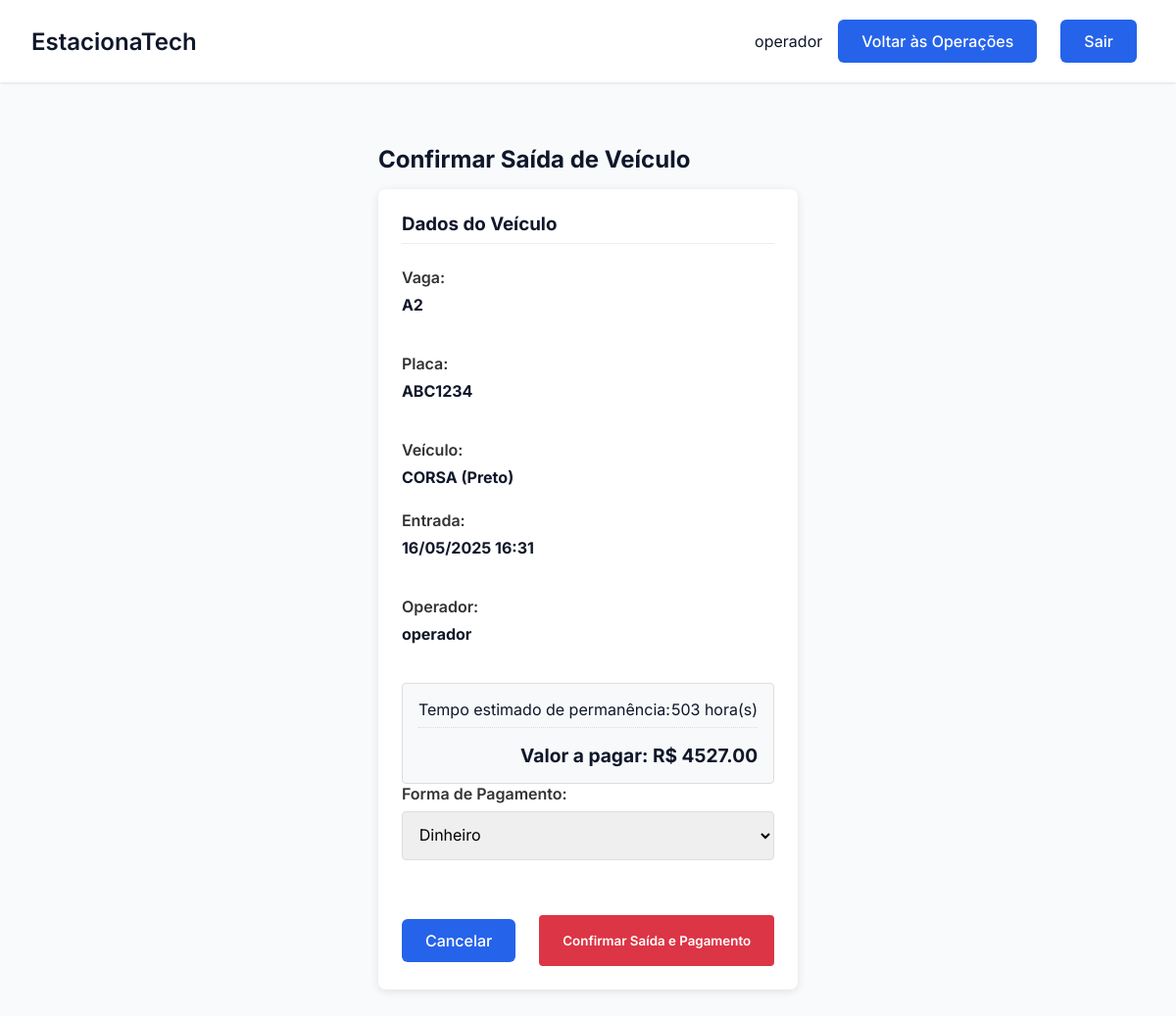
The app's page /locacao/registrar_saida/9 (signed in) with its own data.
### tables this page shows
CREATE TABLE Locacao (
        id_locacao INTEGER PRIMARY KEY AUTOINCREMENT,
        id_vaga TEXT NOT NULL,
        id_veiculo TEXT NOT NULL,
        id_operador TEXT NOT NULL,
        data_hora_entrada DATETIME NOT NULL,
        data_hora_saida DATETIME,
        FOREIGN KEY (id_vaga) REFERENCES Vaga(id_vaga),
        FOREIGN KEY (id_veiculo) REFERENCES Veiculo(placa),
        FOREIGN KEY (id_operador) REFERENCES Usuario(id_usuario)
    );

CREATE TABLE Veiculo (
        placa TEXT PRIMARY KEY,
        modelo TEXT NOT NULL,
        marca TEXT NOT NULL,
        cor TEXT NOT NULL,
        ano_fabricacao INTEGER NOT NULL,
        id_cliente TEXT NOT NULL,
        FOREIGN KEY (id_cliente) REFERENCES Cliente(id_cliente)
    );

CREATE TABLE Usuario (
        id_usuario TEXT PRIMARY KEY,
        cpf_usuario TEXT NOT NULL,
        nome TEXT NOT NULL,
        email TEXT NOT NULL,
        senha TEXT NOT NULL,
        tipo TEXT NOT NULL CHECK (tipo IN ('administrador', 'operador')),
        data_ingresso DATETIME NOT NULL,
        data_saida DATETIME
    );

### EstacionaTech/routes/locacao_routes.py (the view)
@locacao_bp.route('/registrar_saida/<int:id_locacao>', methods=['GET'])
def registrar_saida(id_locacao):
    if 'usuario_id' not in session:
        flash('Você precisa fazer login para realizar esta operação.', 'error')
        return redirect(url_for('auth.login'))
    locacao = LocacaoController.buscar_locacao(id_locacao)
    if not locacao:
        flash('Locação não encontrada!', 'error')
        return redirect(url_for('locacao.operacoes'))
    locacao = list(locacao)
    entrada = locacao[3]
    if isinstance(entrada, str):
        try:
            entrada = datetime.datetime.fromisoformat(entrada.replace(' ', 'T'))
        except ValueError:
            entrada = None  # Ou pode definir uma data padrão/fallback
    locacao[3] = entrada
    valor_estimado = {
        'horas': 1,
        'valor': 0
    }
    if locacao[4] is None:  # Verificar se data_hora_saida está vazia
        agora = datetime.datetime.now()
        minutos_totais = 0
        if entrada:
            minutos_totais = (agora - entrada).total_seconds() / 60
        tarifa = 5.0  # Valor padrão
        tolerancia_minutos = 15  # Tolerância padrão de segurança
        try:
            from EstacionaTech.database.database import conectar
            conn = conectar()
            cursor = conn.cursor()
            cursor.execute("SELECT valor_por_hora, tempo_tolerancia FROM Tarifa LIMIT 1")
            result = cursor.fetchone()
            if result:
                tarifa, tolerancia_minutos = result
            conn.close()
        except Exception as e:
            print(f"[ERRO] Erro ao buscar tarifa e tolerância: {e}")
        if minutos_totais <= tolerancia_minutos:
            horas_cobradas = 0
            valor_cobrado = 0.0
        else:
            horas = minutos_totais / 60
            horas_cobradas = max(1, int(horas) + (1 if horas % 1 > 0 else 0))
            valor_cobrado = horas_cobradas * tarifa
        valor_estimado = {
            'horas': horas_cobradas,
            'valor': valor_cobrado
        }
        return render_template(
            'confirmar_saida.html',
            locacao=locacao,
            valor_estimado=valor_estimado,
            nome=session.get('nome')
        )

### EstacionaTech/controllers/locacao_controller.py (called while the page is built)
    @staticmethod
    def buscar_locacao(id_locacao):
        return Locacao.buscar_por_id(id_locacao)

### EstacionaTech/database/database.py (called while the page is built)
def conectar():
    diretorio_db = "EstacionaTech/database"
    if not os.path.exists(diretorio_db):
        os.makedirs(diretorio_db)  # Criar diretório caso não exista
    return sqlite3.connect(f"{diretorio_db}/estacionatech.db")

### app.py (called while the page is built)
@app.before_request
def make_session_permanent():
    session.permanent = True

### EstacionaTech/templates/confirmar_saida.html (shortened to what this page needs)
<!DOCTYPE html>
<html lang="pt-BR">
<head>
    <link rel="stylesheet" href="{{ url_for('static', filename='css/estilo.css') }}">
    <link rel="stylesheet" href="{{ url_for('static', filename='css/entrada_saida.css') }}">
</head>
<body>
    <div class="dashboard">
        <header class="dashboard-header">
            <nav class="dashboard-nav container">
                <h1 class="dashboard-title">EstacionaTech</h1>
                <div class="dashboard-user">
                    <span>{{ nome }}</span>
                    <a href="{{ url_for('locacao.operacoes') }}" class="btn btn-primary">Voltar às Operações</a>
                    <a href="{{ url_for('auth.logout') }}" class="btn btn-primary">Sair</a>
                </div>
            </nav>
        </header>
        <main class="dashboard-content container">
            <h2>Confirmar Saída de Veículo</h2>
            <div class="parking-operations">
                <section class="operation-section">
                    <div class="section-header">
                        <h3>Dados do Veículo</h3>
                    </div>
                    <div class="form-row">
                        <div class="form-group">
                            <label>Vaga:</label>
                            <p><strong>{{ locacao[1] }}</strong></p>
                        </div>
                        <div class="form-group">
                            <label>Placa:</label>
                            <p><strong>{{ locacao[2] }}</strong></p>
                        </div>
                        <div class="form-group">
                            <label>Veículo:</label>
                            <p><strong>{{ locacao[5] }} ({{ locacao[7] }})</strong></p>
                        </div>
                    </div>
                    <div class="form-row">
                        <div class="form-group">
                            <label>Entrada:</label>
                            <p><strong>{{ locacao[3].strftime('%d/%m/%Y %H:%M') if locacao[3] else 'Data inválida' }}</strong></p>
                        </div>
                        <div class="form-group">
                            <label>Operador:</label>
                            <p><strong>{{ locacao[8] }}</strong></p>
                        </div>
                    </div>
                    <div class="ticket-info">
                        <div class="ticket-item">
                            <span>Tempo estimado de permanência:</span>
                            <span>{{ valor_estimado['horas'] }} hora(s)</span>
                        </div>
                        <div class="ticket-total">
                            <span>Valor a pagar: R$ {{ "%.2f"|format(valor_estimado['valor']) }}</span>
                        </div>
                    </div>
                    <form action="{{ url_for('locacao.confirmar_saida') }}" method="post" class="operation-form">
                        <div class="form-group">
                            <label for="forma_pagamento">Forma de Pagamento:</label>
                            <select id="forma_pagamento" name="forma_pagamento" required>
                                <option value="dinheiro">Dinheiro</option>
                            </select>
                        </div>
                        <div class="btn-group">
                            <a href="{{ url_for('locacao.operacoes') }}" class="btn btn-primary">Cancelar</a>
                            <button type="submit" class="btn-exit">Confirmar Saída e Pagamento</button>
                        </div>
                    </form>
                </section>
            </div>
        </main>
    </div>
</body>
</html>

### EstacionaTech/static/css/estilo.css (style rules this page uses)
* { margin: 0; padding: 0; box-sizing: border-box; font-family: 'Inter', sans-serif; }
:root { --primary: #2563eb; --primary-dark: #1d4ed8; --secondary: #64748b; --danger: #ef4444; --success: #22c55e; --background: #f8fafc; --surface: #ffffff; --text: #0f172a; --text-light: #64748b; --primary-light: #93c5fd; --secondary: #4f46e5; --accent: #10b981; --card-bg: #ffffff; }
body { background-color: var(--background); color: var(--text); min-height: 100vh; }
.container { max-width: 1200px; margin: 0 auto; padding: 0 1rem; }
.form-group { margin-bottom: 1.5rem; }
.btn { display: inline-flex; align-items: center; justify-content: center; padding: 0.75rem 1.5rem; margin-right: 0.5rem; margin-top: 0.25rem; margin-bottom: 0.25rem; background-color: var(--primary); color: white;; font-size: 1rem; font-weight: 500; border-radius: 6px; cursor: pointer; transition: all 0.2s; border: none; text-decoration: none; }
.btn-primary { background-color: var(--primary); color: white; }
.dashboard { min-height: 100vh; display: grid; grid-template-rows: auto 1fr; }
.dashboard-header { background: var(--surface); padding: 1rem; box-shadow: 0 1px 3px 0 rgb(0 0 0 / 0.1); margin-bottom: 2rem;; }
.dashboard-nav { display: flex; justify-content: space-between; align-items: center; }
.dashboard-title { font-size: 1.5rem; font-weight: 600; }
.dashboard-user { display: flex; align-items: center; gap: 1rem; }
.dashboard-content { padding: 2rem; }
.dashboard-content h2 { margin-bottom: 1rem; }

### EstacionaTech/static/css/entrada_saida.css (style rules this page uses)
.parking-operations { display: flex; flex-direction: column; gap: 2rem; width: 100%; }
.operation-section { background-color: #fff; border-radius: 8px; box-shadow: 0 2px 10px rgba(0, 0, 0, 0.1); padding: 1.5rem; }
.section-header { border-bottom: 1px solid #eee; margin-bottom: 1.5rem; padding-bottom: 0.5rem; }
.operation-form { display: grid; gap: 1rem; }
.form-group { display: flex; flex-direction: column; gap: 0.5rem; }
.form-row { display: grid; grid-template-columns: repeat(auto-fit, minmax(250px, 1fr)); gap: 1rem; }
.form-group label { font-weight: 600; color: #333; }
.form-group input, .form-group select { padding: 0.8rem; border: 1px solid #ddd; border-radius: 4px; font-size: 1rem; }
.btn-group { display: flex; gap: 1rem; margin-top: 1rem; }
.btn-exit { background-color: #dc3545; color: white; border: none; padding: 0.8rem 1.5rem; border-radius: 4px; font-weight: 600; cursor: pointer; transition: background-color 0.2s; }
.ticket-info { background-color: #f8f9fa; border: 1px solid #ddd; border-radius: 4px; padding: 1rem; margin-top: 1rem; }
.ticket-item { display: flex; justify-content: space-between; margin-bottom: 0.5rem; padding-bottom: 0.5rem; border-bottom: 1px dotted #ddd; }
.ticket-total { font-weight: 700; font-size: 1.2rem; margin-top: 1rem; text-align: right; }

### records on screen
Locacao: id_vaga "A2", id_veiculo "ABC1234"
Veiculo: modelo "CORSA", cor "Preto"
Usuario: nome "operador"

### other values on screen
{{ nome }} "operador"
{{ valor_estimado['horas'] }} "503"
{{ "%.2f"|format(valor_estimado['valor']) }} "4527.00"
